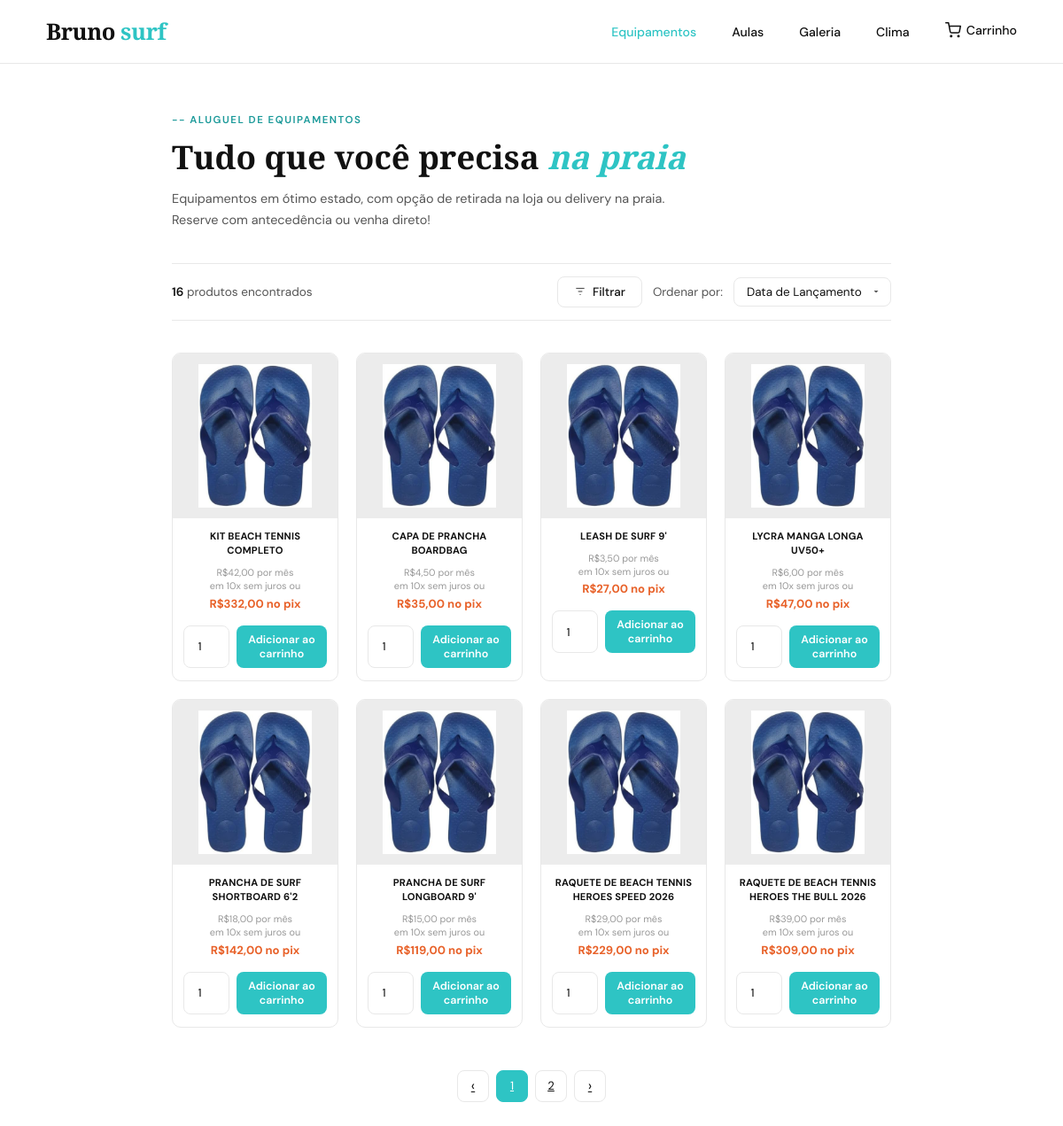
The page /equipamentos.php on the database as committed earlier.
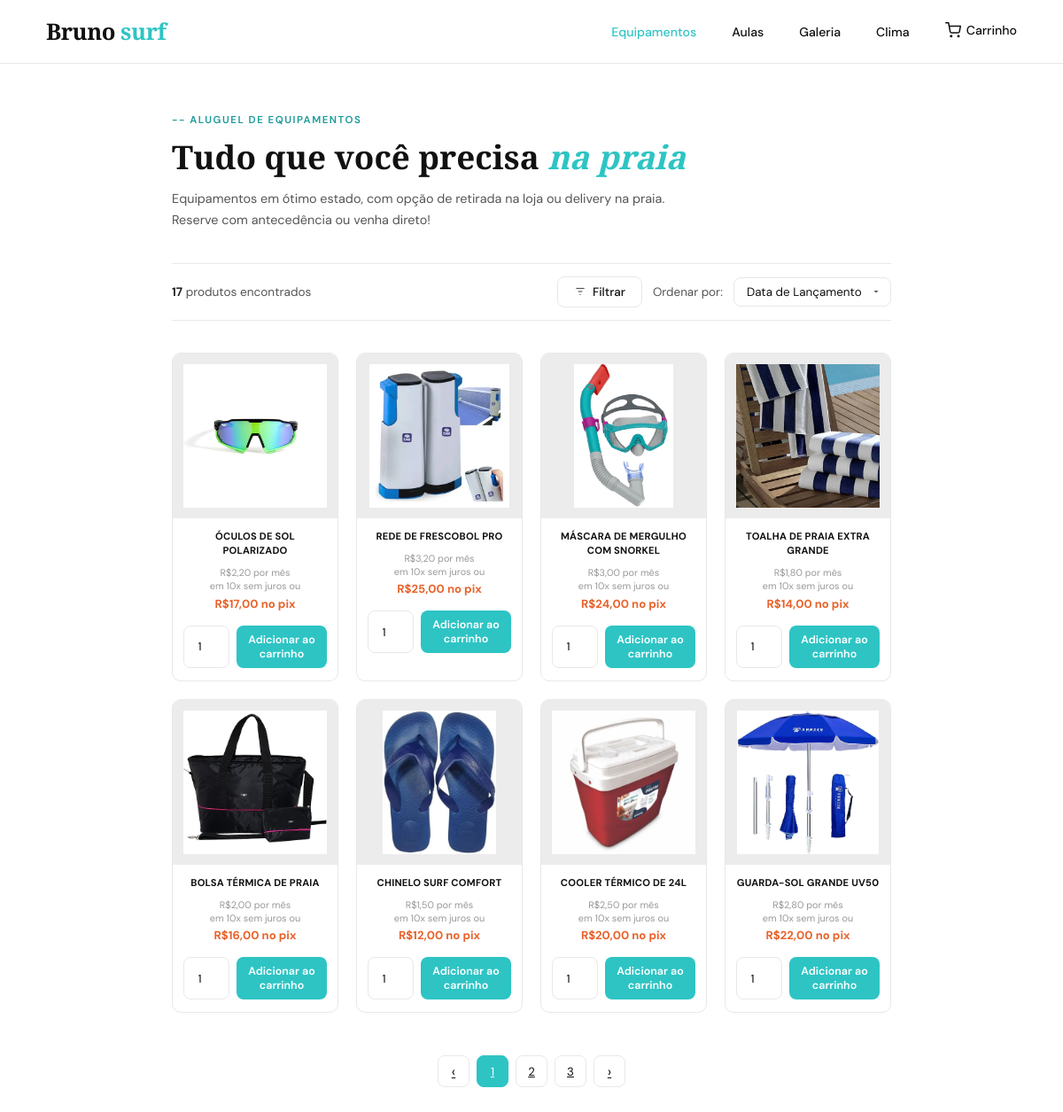
The same page on the database as committed later.
### tables this page shows
CREATE TABLE `equipamentos` (
  `id` int(11) NOT NULL,
  `nome` varchar(100) NOT NULL,
  `categoria` varchar(50) NOT NULL,
  `marca` varchar(50) DEFAULT NULL,
  `descricao` text DEFAULT NULL,
  `preco_diaria` decimal(10,2) NOT NULL,
  `preco_pix` decimal(10,2) NOT NULL,
  `preco_parcelado` decimal(10,2) NOT NULL,
  `num_parcelas` int(11) NOT NULL DEFAULT 10,
  `estoque` int(11) NOT NULL DEFAULT 1,
  `disponivel` tinyint(1) NOT NULL DEFAULT 1,
  `imagem_url` varchar(255) DEFAULT NULL,
  `data_cadastro` datetime NOT NULL DEFAULT current_timestamp()
);

### carrinho_helpers.php (called while the page is built, shortened)
<?php
if (!function_exists('brl')) {
    function brl(float $v): string
    {
        return 'R$' . number_format($v, 2, ',', '.');
    }
}
if (!function_exists('esc')) {
    function esc(string $v): string
    {
        return htmlspecialchars($v, ENT_QUOTES, 'UTF-8');
    }
}

### equipamentos.php (the view, shortened to what this page needs)
<?php
require_once 'carrinho_helpers.php';
$ordem = $_GET['ordem'] ?? 'lancamento';
$pagina = max(1, (int) ($_GET['pagina'] ?? 1));
$por_pagina = 8;
$where = ['1 = 1'];
$params = [];
$order_map = [
  'lancamento' => 'id DESC',
  'preco_asc' => 'preco_pix ASC',
  'preco_desc' => 'preco_pix DESC',
  'nome' => 'nome ASC',
];
$order_sql = $order_map[$ordem] ?? 'id DESC';
$where_sql = implode(' AND ', $where);
try {
  $pdo = conectar();
  $stmt_total = $pdo->prepare("SELECT COUNT(*) FROM equipamentos WHERE $where_sql");
  $stmt_total->execute($params);
  $total = (int) $stmt_total->fetchColumn();
  $total_paginas = max(1, (int) ceil($total / $por_pagina));
  $pagina = min($pagina, $total_paginas);
  $offset = ($pagina - 1) * $por_pagina;
  $sql = "SELECT * FROM equipamentos WHERE $where_sql ORDER BY $order_sql LIMIT :limit OFFSET :offset";
  $stmt = $pdo->prepare($sql);
  $stmt->bindValue(':limit', $por_pagina, PDO::PARAM_INT);
  $stmt->bindValue(':offset', $offset, PDO::PARAM_INT);
  $stmt->execute();
  $produtos = $stmt->fetchAll();
} catch (PDOException $e) {
  $produtos = [];
  $total = 0;
  $total_paginas = 1;
  $categorias = [];
  $marcas = [];
  $erro = 'Não foi possível conectar ao banco de dados. Verifique as credenciais em equipamentos.php.<br><small>' . htmlspecialchars($e->getMessage()) . '</small>';
}
function qstr(array $extra = []): string
{
  $base = array_filter([
    'categoria' => $_GET['categoria'] ?? '',
    'marca' => $_GET['marca'] ?? '',
    'preco_max' => $_GET['preco_max'] ?? '',
    'disponivel' => $_GET['disponivel'] ?? '',
    'ordem' => $_GET['ordem'] ?? '',
  ]);
  return http_build_query(array_merge($base, $extra));
}
function sel(string $campo, string $valor): string
{
  return (($_GET[$campo] ?? '') === $valor) ? 'selected' : '';
}
?>
<!DOCTYPE html>
<html lang="pt-BR">
<head>
  <link rel="stylesheet" href="css/equipamentos.css">
  <link rel="stylesheet" href="css/carrinho.css">
</head>
<body>
  <nav>
    <a href="index.php" class="logo">Bruno <span>surf</span></a>
    <ul class="nav-links">
      <li><a href="equipamentos.php" class="active">Equipamentos</a></li>
      <li><a href="escola.php">Aulas</a></li>
      <li><a href="galeria.php">Galeria</a></li>
      <li><a href="clima.php">Clima</a></li>
      <li>
        <a href="carrinho.php" class="cart-link">
          <svg viewBox="0 0 24 24" class="cart-icon">
            <circle cx="9" cy="21" r="1" />
            <circle cx="20" cy="21" r="1" />
            <path d="M1 1h4l2.6 13.4a2 2 0 0 0 2 1.6h9.8a2 2 0 0 0 2-1.6L23 6H6" />
          </svg>
          Carrinho
        </a>
      </li>
    </ul>
  </nav>
  <div class="page">
    <p class="page-eyebrow">Aluguel de Equipamentos</p>
    <h1 class="page-title">Tudo que você precisa <em>na praia</em></h1>
    <p class="page-desc">Equipamentos em ótimo estado, com opção de retirada na loja ou delivery na praia. Reserve com
      antecedência ou venha direto!</p>
    <div class="toolbar">
      <span class="toolbar-count">
        <strong><?= $total ?></strong> produto<?= $total !== 1 ? 's' : '' ?> encontrado<?= $total !== 1 ? 's' : '' ?>
      </span>
      <div class="toolbar-right">
        <button class="btn-filtrar" id="toggleFiltro" type="button">
          <svg viewBox="0 0 24 24">
            <line x1="4" y1="6" x2="20" y2="6" />
            <line x1="8" y1="12" x2="16" y2="12" />
            <line x1="11" y1="18" x2="13" y2="18" />
          </svg>
          Filtrar
        </button>
        <span class="ordenar-label">Ordenar por:</span>
        <select class="select-ordenar"
          onchange="window.location='equipamentos.php?<?= esc(qstr()) ?>&ordem='+this.value">
          <option value="lancamento" <?= sel('ordem', 'lancamento') ?>>Data de Lançamento</option>
        </select>
      </div>
    </div>
    <div class="products-grid">
      <?php if (empty($produtos)): ?>
        <div class="no-results">Nenhum produto encontrado para os filtros selecionados.</div>
      <?php else: ?>
        <?php foreach ($produtos as $p): ?>
          <div class="product-card">
            <div class="product-img">
              <?php if (!empty($p['imagem_url']) && file_exists($p['imagem_url'])): ?>
                <img src="<?= esc($p['imagem_url']) ?>" alt="<?= esc($p['nome']) ?>">
              <?php else: ?>
                <img src="IMG/chinelo.jpg" alt="<?= esc($p['nome']) ?>" class="placeholder-img">
              <?php endif; ?>
            </div>
            <div class="product-info">
              <p class="product-name"><?= esc($p['nome']) ?></p>
              <p class="product-price-old">
                <?= brl($p['preco_parcelado']) ?> por mês<br>
                em <?= (int) $p['num_parcelas'] ?>x sem juros ou
              </p>
              <p class="product-price-pix"><?= brl($p['preco_pix']) ?> no pix</p>
            </div>
            <form class="product-add-form" method="POST" action="adicionar_carrinho.php">
              <input type="number" name="quantidade" value="1" min="1" max="<?= max(1, (int) $p['estoque']) ?>"
                <?= !$p['disponivel'] ? 'disabled' : '' ?>>
              <button type="submit" class="btn-add-cart" <?= !$p['disponivel'] ? 'disabled' : '' ?>>
                <?= $p['disponivel'] ? 'Adicionar ao carrinho' : 'Indisponível' ?>
              </button>
            </form>
          </div>
        <?php endforeach; ?>
      <?php endif; ?>
    </div>
    <?php if ($total_paginas > 1): ?>
      <div class="pagination">
        <a class="page-btn arrow <?= $pagina <= 1 ? 'disabled' : '' ?>"
          href="?<?= esc(qstr(['pagina' => $pagina - 1])) ?>">‹</a>
        <?php for ($i = 1; $i <= $total_paginas; $i++): ?>
          <a class="page-btn <?= $i === $pagina ? 'active' : '' ?>" href="?<?= esc(qstr(['pagina' => $i])) ?>"><?= $i ?></a>
        <?php endfor; ?>
        <a class="page-btn arrow <?= $pagina >= $total_paginas ? 'disabled' : '' ?>"
          href="?<?= esc(qstr(['pagina' => $pagina + 1])) ?>">›</a>
      </div>
    <?php endif; ?>
  </div>
</body>
</html>

### css/equipamentos.css (style rules this page uses)
:root { --teal: #2ec4c4; --teal-dark: #1a9999; --orange: #e8622a; --dark: #111111; --mid: #555555; --light-bg: #f7f7f7; --border: #e8e8e8; --white: #ffffff; }
* { margin: 0; padding: 0; box-sizing: border-box; }
body { font-family: 'DM Sans', sans-serif; color: var(--dark); background: var(--white); }
nav { position: sticky; top: 0; z-index: 100; display: flex; align-items: center; justify-content: space-between; padding: 18px 52px; background: rgba(255,255,255,0.97); backdrop-filter: blur(8px); border-bottom: 1px solid var(--border); }
.logo { font-family: 'Playfair Display', serif; font-size: 1.6rem; font-weight: 900; color: var(--dark); letter-spacing: -0.5px; text-decoration: none; }
.logo span { color: var(--teal); }
.nav-links { display: flex; gap: 40px; list-style: none; }
.nav-links a { text-decoration: none; color: var(--dark); font-size: 0.88rem; font-weight: 500; transition: color .2s; }
.nav-links a:hover, .nav-links a.active { color: var(--teal); }
.page { max-width: 860px; margin: 0 auto; padding: 56px 24px 80px; }
.page-eyebrow { font-size: 0.72rem; font-weight: 600; letter-spacing: 1.5px; color: var(--teal-dark); text-transform: uppercase; margin-bottom: 12px; }
.page-eyebrow::before { content: '-- '; }
.page-title { font-family: 'Playfair Display', serif; font-size: clamp(1.7rem, 3.5vw, 2.3rem); font-weight: 700; line-height: 1.2; margin-bottom: 14px; }
.page-title em { font-style: italic; color: var(--teal); }
.page-desc { font-size: 0.9rem; color: var(--mid); line-height: 1.65; max-width: 580px; margin-bottom: 36px; }
.toolbar { display: flex; align-items: center; justify-content: space-between; border-top: 1px solid var(--border); border-bottom: 1px solid var(--border); padding: 14px 0; margin-bottom: 36px; gap: 16px; flex-wrap: wrap; }
.toolbar-count { font-size: 0.85rem; color: var(--mid); font-weight: 400; }
.toolbar-count strong { color: var(--dark); font-weight: 600; }
.toolbar-right { display: flex; align-items: center; gap: 12px; }
.btn-filtrar { display: flex; align-items: center; gap: 7px; padding: 8px 18px; border: 1.5px solid var(--border); border-radius: 8px; background: var(--white); font-family: 'DM Sans', sans-serif; font-size: 0.84rem; font-weight: 500; color: var(--dark); cursor: pointer; transition: border-color .2s, background .2s; }
.btn-filtrar svg { width: 14px; height: 14px; stroke: var(--mid); fill: none; stroke-width: 2; }
.ordenar-label { font-size: 0.84rem; color: var(--mid); white-space: nowrap; }
.select-ordenar { padding: 8px 32px 8px 14px; border: 1.5px solid var(--border); border-radius: 8px; font-family: 'DM Sans', sans-serif; font-size: 0.84rem; color: var(--dark); appearance: none; cursor: pointer; transition: border-color .2s; }
.products-grid { display: grid; grid-template-columns: repeat(4, 1fr); gap: 20px; }
.product-card { border: 1px solid var(--border); border-radius: 10px; overflow: hidden; background: var(--white); transition: box-shadow .22s, transform .22s; cursor: pointer; }
.product-img { width: 100%; aspect-ratio: 1 / 1; background: #ececec; display: flex; align-items: center; justify-content: center; overflow: hidden; }
.product-img img { width: 100%; height: 100%; object-fit: contain; padding: 12px; }
.product-info { padding: 12px 12px 16px; }
.product-name { font-size: 0.7rem; font-weight: 700; text-transform: uppercase; text-align: center; letter-spacing: 0.2px; line-height: 1.45; color: var(--dark); margin-bottom: 10px; }
.product-price-old { font-size: 0.68rem; color: #999; text-align: center; line-height: 1.4; margin-bottom: 3px; }
.product-price-pix { font-size: 0.82rem; font-weight: 700; color: var(--orange); text-align: center; }
.pagination { display: flex; justify-content: center; align-items: center; gap: 8px; margin-top: 48px; }
.page-btn { width: 36px; height: 36px; border-radius: 8px; border: 1.5px solid var(--border); background: var(--white); font-family: 'DM Sans', sans-serif; font-size: 0.83rem; color: var(--dark); cursor: pointer; display: flex; align-items: center; justify-content: center; transition: all .18s; }
.page-btn.active { background: var(--teal); color: #fff; border-color: var(--teal); }
.page-btn.arrow { font-size: 1rem; }

Rows that differ between the two databases and show on the page:
removed equipamentos: nome "RAQUETE DE BEACH TENNIS HEROES SPEED 2026", preco_parcelado "R$29,00", num_parcelas "10", preco_pix "R$229,00", quantidade "1", shows "Adicionar ao carrinho"
no longer on this page (row edited): equipamentos: nome "RAQUETE DE BEACH TENNIS HEROES THE BULL 2026", preco_parcelado "R$39,00", num_parcelas "10", preco_pix "R$309,00", quantidade "1", shows "Adicionar ao carrinho"
added equipamentos: imagem_url (picture), nome "ÓCULOS DE SOL POLARIZADO", preco_parcelado "R$2,20", num_parcelas "10", preco_pix "R$17,00", quantidade "1", shows "Adicionar ao carrinho"
changed equipamentos: imagem_url: picture added; nome "KIT BEACH TENNIS COMPLETO" → "REDE DE FRESCOBOL PRO"; preco_parcelado "R$42,00" → "R$3,20"; preco_pix "R$332,00" → "R$25,00"
changed equipamentos: imagem_url: picture added; nome "CAPA DE PRANCHA BOARDBAG" → "MÁSCARA DE MERGULHO COM SNORKEL"; preco_parcelado "R$4,50" → "R$3,00"; preco_pix "R$35,00" → "R$24,00"
changed equipamentos: imagem_url: picture added; nome "LEASH DE SURF 9'" → "TOALHA DE PRAIA EXTRA GRANDE"; preco_parcelado "R$3,50" → "R$1,80"; preco_pix "R$27,00" → "R$14,00"
changed equipamentos: imagem_url: picture added; nome "LYCRA MANGA LONGA UV50+" → "BOLSA TÉRMICA DE PRAIA"; preco_parcelado "R$6,00" → "R$2,00"; preco_pix "R$47,00" → "R$16,00"
changed equipamentos: imagem_url: picture added; nome "PRANCHA DE SURF SHORTBOARD 6'2" → "CHINELO SURF COMFORT"; preco_parcelado "R$18,00" → "R$1,50"; preco_pix "R$142,00" → "R$12,00"
changed equipamentos: imagem_url: picture added; nome "PRANCHA DE SURF LONGBOARD 9'" → "COOLER TÉRMICO DE 24L"; preco_parcelado "R$15,00" → "R$2,50"; preco_pix "R$119,00" → "R$20,00"
added equipamentos: imagem_url (picture), nome "GUARDA-SOL GRANDE UV50", preco_parcelado "R$2,80", num_parcelas "10", preco_pix "R$22,00", quantidade "1", shows "Adicionar ao carrinho"
Other text that changed with them:
$total: "16" → "17"
new list line: "3"
